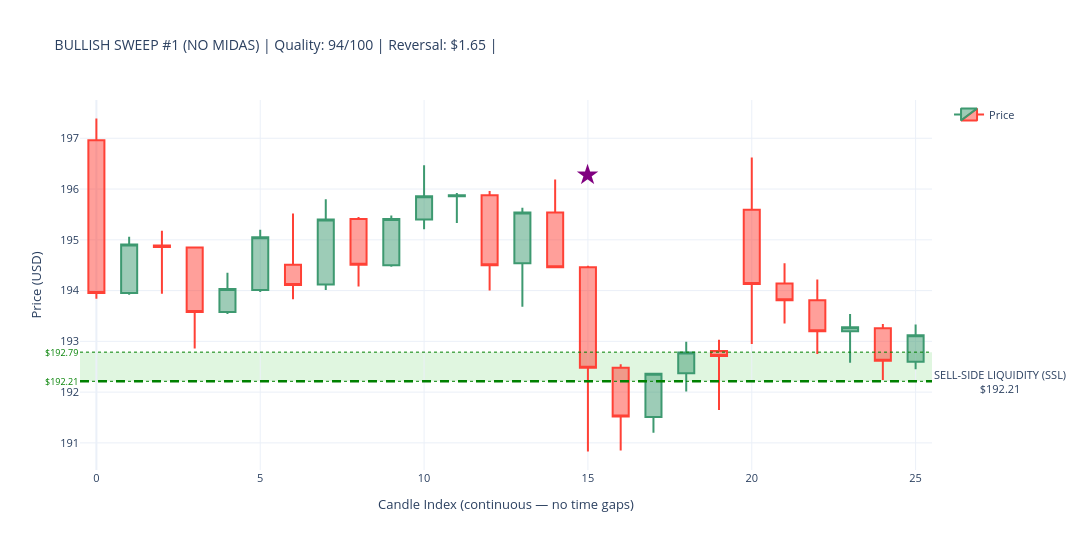
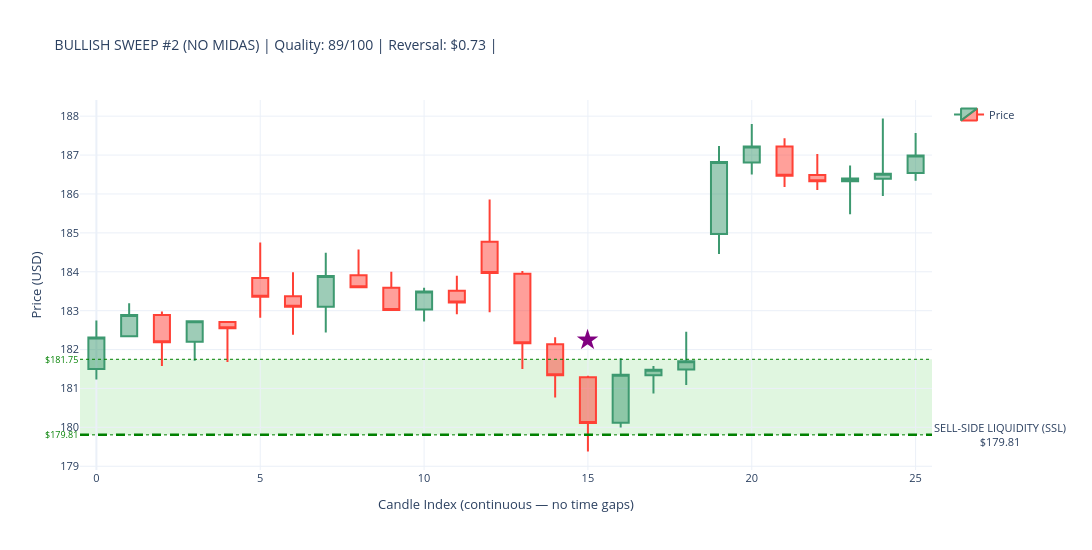
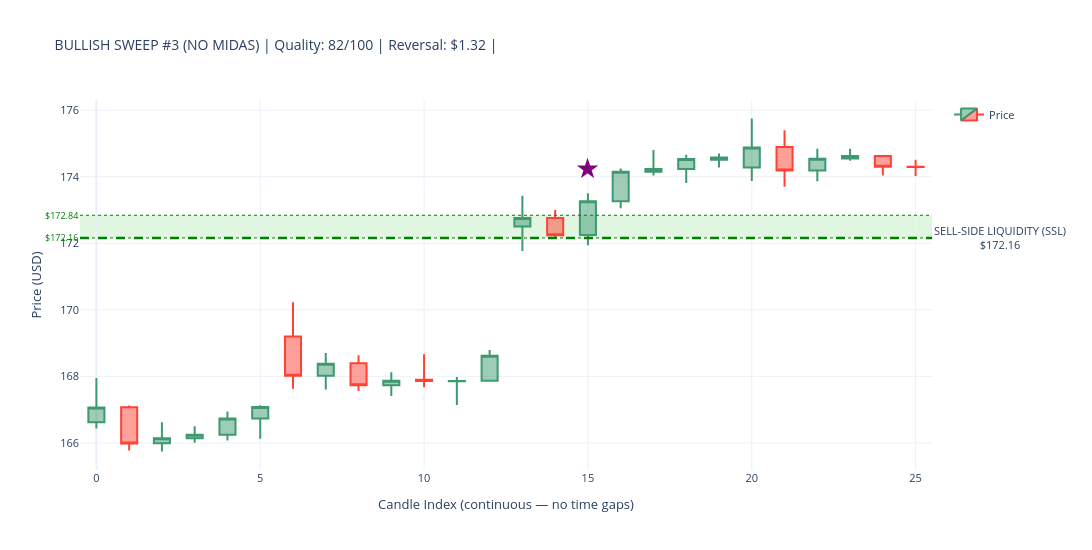
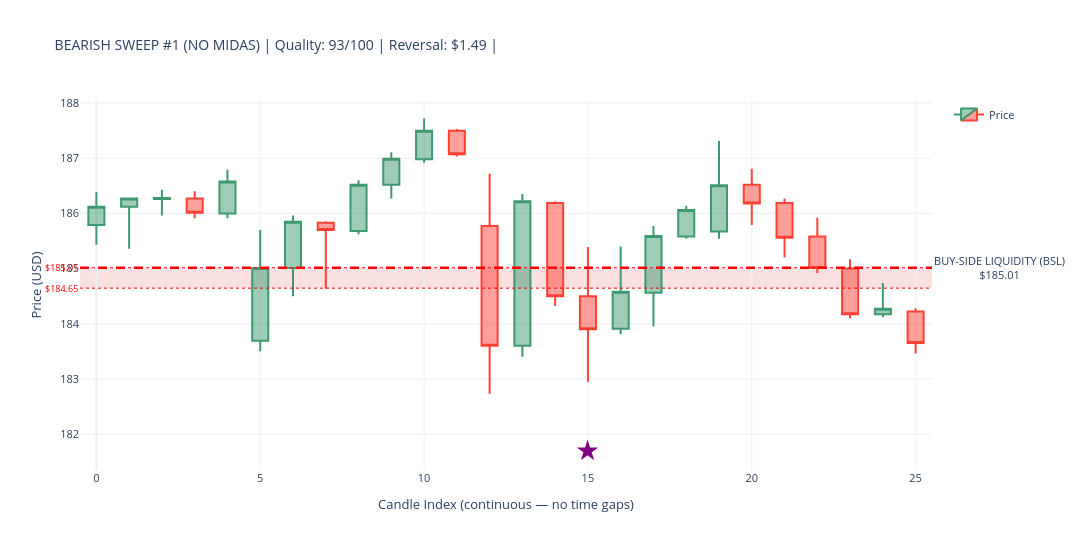

Notebook cell for these charts, in order:
### Code cell
# ---------------------------------------------------------------------------
# SWEEP DETECTION CANDLESTICK VISUALIZATIONS WITH LIQUIDITY ZONES
# ---------------------------------------------------------------------------

required_vars = ['sweeps_hourly_no_midas', 'sweeps_hourly_with_midas', 'hourly_data']
missing_vars  = [v for v in required_vars if v not in globals()]

if missing_vars:
    print(f"\n⚠ WARNING: Missing variables — {missing_vars}")
    print("Please execute Part 8 first. Skipping visualization...")
else:
    print("\n✓ All required variables present. Proceeding with visualization...")

if not missing_vars:

    print("\n" + "=" * 70)
    print("VISUALIZING TOP SWEEPS — CANDLESTICK CHARTS WITH LIQUIDITY ZONES")
    print("=" * 70)

    import plotly.graph_objects as go

    price_data = hourly_data.copy()
    print(f"\n✓ Hourly data: {len(price_data)} candles")
    print(f"  Date range: {price_data['timestamp'].min().date()} → "
          f"{price_data['timestamp'].max().date()}")

    print(f"\nSweep data check:")
    print(f"  NO MIDAS  : {len(sweeps_hourly_no_midas)} total sweeps")
    if len(sweeps_hourly_no_midas) > 0:
        print(f"    Bullish : {(sweeps_hourly_no_midas['sweep_type']=='BULLISH').sum()}")
        print(f"    Bearish : {(sweeps_hourly_no_midas['sweep_type']=='BEARISH').sum()}")
    print(f"  WITH MIDAS: {len(sweeps_hourly_with_midas)} total sweeps")
    if len(sweeps_hourly_with_midas) > 0:
        print(f"    Bullish : {(sweeps_hourly_with_midas['sweep_type']=='BULLISH').sum()}")
        print(f"    Bearish : {(sweeps_hourly_with_midas['sweep_type']=='BEARISH').sum()}")


    def make_candlestick_chart_with_zones(
        price_df, sweep_timestamp, zone_level,
        zone_top, zone_bottom,
        sweep_type, chart_title
    ):
        try:
            # ── exact-hour timestamp match ────────────────────────────────────
            sweep_ts       = pd.to_datetime(sweep_timestamp)
            sweep_ts_naive = sweep_ts.tz_localize(None) if sweep_ts.tzinfo else sweep_ts
            ts_col_naive   = pd.to_datetime(price_df['timestamp']).dt.tz_localize(None)

            exact = price_df[ts_col_naive == sweep_ts_naive]
            sweep_idx = exact.index[0] if len(exact) > 0 else (
                (ts_col_naive - sweep_ts_naive).abs().idxmin()
            )

            sweep_pos = price_df.index.get_loc(sweep_idx)
            start_pos = max(0, sweep_pos - 15)
            end_pos   = min(len(price_df) - 1, sweep_pos + 10)

            subset = price_df.iloc[start_pos : end_pos + 1].copy().reset_index(drop=True)
            subset['candle_idx'] = range(len(subset))

            # FIX: build hover text as a list — Candlestick uses `text`, not `hovertemplate`
            hover_texts = [
                (f"{row['timestamp'].strftime('%Y-%m-%d %H:%M')}<br>"
                 f"O: ${row['open']:.2f}  H: ${row['high']:.2f}<br>"
                 f"L: ${row['low']:.2f}   C: ${row['close']:.2f}")
                for _, row in subset.iterrows()
            ]

            # ── candlestick ───────────────────────────────────────────────────
            fig = go.Figure(data=[go.Candlestick(
                x=subset['candle_idx'],
                open=subset['open'],  high=subset['high'],
                low=subset['low'],    close=subset['close'],
                name='Price',
                text=hover_texts,          # ← was hovertemplate (unsupported)
                hoverinfo='text',          # tell Plotly to show our text on hover
            )])

            # ── ICT-correct zone labels + actual boundaries ───────────────────
            if sweep_type == 'BULLISH':
                fill_color = 'rgba(0,180,0,0.12)'
                line_color = 'green'
                zone_label = 'SELL-SIDE LIQUIDITY (SSL)'
            else:
                fill_color = 'rgba(220,0,0,0.12)'
                line_color = 'red'
                zone_label = 'BUY-SIDE LIQUIDITY (BSL)'

            fig.add_hrect(
                y0=zone_bottom, y1=zone_top,
                fillcolor=fill_color, opacity=1.0,
                layer='below', line_width=0,
            )
            fig.add_hline(
                y=zone_level,
                line_width=2.5, line_dash='dash', line_color=line_color,
                annotation_text=f'{zone_label}<br>${zone_level:.2f}',
                annotation_position='right',
                annotation=dict(font_size=11, bgcolor='rgba(255,255,255,0.85)')
            )
            for y_val in [zone_top, zone_bottom]:
                fig.add_hline(
                    y=y_val, line_width=1, line_dash='dot', line_color=line_color,
                    annotation_text=f'${y_val:.2f}', annotation_position='left',
                    annotation=dict(font_size=9, font_color=line_color)
                )

            # ── sweep marker ──────────────────────────────────────────────────
            sweep_subset_pos = sweep_pos - start_pos
            if 0 <= sweep_subset_pos < len(subset):
                row_c = subset.iloc[sweep_subset_pos]
                cr    = row_c['high'] - row_c['low']
                arrow_y = (row_c['high'] + cr * 0.5 if sweep_type == 'BULLISH'
                           else row_c['low'] - cr * 0.5)
                fig.add_annotation(
                    x=row_c['candle_idx'], y=arrow_y,
                    text='★', showarrow=False,
                    font=dict(size=28, color='purple'),
                    xanchor='center'
                )

            fig.update_layout(
                title=dict(text=chart_title, font=dict(size=14)),
                yaxis_title='Price (USD)',
                xaxis_title='Candle Index (continuous — no time gaps)',
                template='plotly_white',
                height=550, width=1150,
                hovermode='x unified',
                xaxis_rangeslider_visible=False,
                xaxis=dict(type='linear'),
                showlegend=True,
                font=dict(size=11),
                margin=dict(l=80, r=160, t=100, b=80),
            )
            return fig

        except Exception as e:
            print(f"      ✗ Error ({type(e).__name__}): {e}")
            return None


    def plot_sweep_set(sweeps_df, label):
        if sweeps_df.empty:
            print(f"\n✗ No sweeps in {label} dataset")
            return

        print(f"\n{'=' * 70}")
        print(f"{label} SWEEPS WITH LIQUIDITY ZONES")
        print('=' * 70)

        for sweep_type, side_label in [
            ('BULLISH', 'SSL Raids (demand zone sweeps — bullish reversal)'),
            ('BEARISH', 'BSL Raids (supply zone sweeps — bearish reversal)'),
        ]:
            subset = (
                sweeps_df[sweeps_df['sweep_type'] == sweep_type]
                .nlargest(3, 'sweep_quality_score')
            )
            print(f"\n{side_label}  ({len(subset)} shown):")

            for i, (_, row) in enumerate(subset.iterrows(), 1):
                z_top = float(row.get('zone_top',    row['zone_level'] * 1.005))
                z_bot = float(row.get('zone_bottom', row['zone_level'] * 0.995))

                title = (
                    f"{sweep_type} SWEEP #{i} ({label}) | "
                    f"Quality: {row['sweep_quality_score']:.0f}/100 | "
                    f"Reversal: ${row['reversal_distance']:.2f} | "
                )
                print(f"  {i}. {row['timestamp']}  zone=${row['zone_level']:.2f}")

                fig = make_candlestick_chart_with_zones(
                    price_data,
                    sweep_timestamp = row['timestamp'],
                    zone_level      = row['zone_level'],
                    zone_top        = z_top,
                    zone_bottom     = z_bot,
                    sweep_type      = sweep_type,
                    chart_title     = title,
                )
                if fig:
                    fig.show()
                else:
                    print("      → Could not create chart")


    plot_sweep_set(sweeps_hourly_no_midas,   'NO MIDAS')
    plot_sweep_set(sweeps_hourly_with_midas, 'WITH MIDAS')

    print("\n" + "=" * 70)
    print("✓ LIQUIDITY ZONE SWEEP VISUALIZATION COMPLETE")
    print("=" * 70)
    print("\nVISUAL LEGEND:")
    print("  🟢 GREEN ZONE : Demand zone — SSL raid (BULLISH sweep, reversal up)")
    print("  🔴 RED ZONE   : Supply zone — BSL raid (BEARISH sweep, reversal down)")
    print("  ★ Star        : Exact sweep detection candle")
    print("  - - Dashed    : Zone midline (zone_level)")
    print("  ··· Dotted    : Actual zone top / bottom boundaries")

### Figure 1 — Plotly figure (JSON) as saved in the notebook; plotly's stock layout.template omitted (floating-point values rounded to 4 significant figures)
{"data": [{"close": [193.9, 194.9, 194.9, 193.6, 194.0, 195.1, 194.1, 195.4, 194.5, 195.4, 195.9, 195.9, 194.5, 195.5, 194.5, 192.5, 191.5, 192.4, 192.8, 192.7, 194.1, 193.8, 193.2, 193.3, 192.6, 193.1], "high": [197.4, 195.1, 195.2, 194.8, 194.3, 195.2, 195.5, 195.8, 195.4, 195.5, 196.5, 195.9, 196.0, 195.6, 196.2, 194.5, 192.6, 192.4, 193.0, 193.0, 196.6, 194.5, 194.2, 193.5, 193.3, 193.3], "hoverinfo": "text", "low": [193.8, 193.9, 193.9, 192.9, 193.5, 194.0, 193.8, 194.0, 194.1, 194.5, 195.2, 195.3, 194.0, 193.7, 194.5, 190.8, 190.8, 191.2, 192.0, 191.7, 192.9, 193.3, 192.8, 192.6, 192.2, 192.4], "name": "Price", "open": [197.0, 193.9, 194.9, 194.8, 193.6, 194.0, 194.5, 194.1, 195.4, 194.5, 195.4, 195.9, 195.9, 194.5, 195.5, 194.5, 192.5, 191.5, 192.4, 192.8, 195.6, 194.1, 193.8, 193.2, 193.3, 192.6], "text": ["2024-07-11 10:30<br>O: $196.96  H: $197.39<br>L: $193.84   C: $193.95", "2024-07-11 11:30<br>O: $193.95  H: $195.06<br>L: $193.92   C: $194.91", "2024-07-11 12:30<br>O: $194.89  H: $195.18<br>L: $193.94   C: $194.86", "2024-07-11 13:30<br>O: $194.85  H: $194.85<br>L: $192.86   C: $193.58", "2024-07-11 14:30<br>O: $193.58  H: $194.35<br>L: $193.54   C: $194.03", "2024-07-11 15:30<br>O: $194.01  H: $195.20<br>L: $193.97   C: $195.05", "2024-07-12 09:30<br>O: $194.51  H: $195.52<br>L: $193.83   C: $194.11", "2024-07-12 10:30<br>O: $194.12  H: $195.80<br>L: $194.01   C: $195.40", "2024-07-12 11:30<br>O: $195.41  H: $195.45<br>L: $194.08   C: $194.51", "2024-07-12 12:30<br>O: $194.50  H: $195.48<br>L: $194.47   C: $195.41", "2024-07-12 13:30<br>O: $195.40  H: $196.47<br>L: $195.21   C: $195.86", "2024-07-12 14:30<br>O: $195.86  H: $195.92<br>L: $195.33   C: $195.88", "2024-07-12 15:30<br>O: $195.88  H: $195.96<br>L: $194.00   C: $194.50", "2024-07-15 09:30<br>O: $194.54  H: $195.63<br>L: $193.68   C: $195.54", "2024-07-15 10:30<br>O: $195.54  H: $196.19<br>L: $194.46   C: $194.46", "2024-07-15 11:30<br>O: $194.46  H: $194.49<br>L: $190.83   C: $192.48", "2024-07-15 12:30<br>O: $192.48  H: $192.55<br>L: $190.85   C: $191.52", "2024-07-15 13:30<br>O: $191.51  H: $192.38<br>L: $191.20   C: $192.36", "2024-07-15 14:30<br>O: $192.37  H: $192.99<br>L: $192.01   C: $192.78", "2024-07-15 15:30<br>O: $192.81  H: $193.03<br>L: $191.65   C: $192.71", "2024-07-16 09:30<br>O: $195.59  H: $196.62<br>L: $192.95   C: $194.13", "2024-07-16 10:30<br>O: $194.14  H: $194.54<br>L: $193.35   C: $193.81", "2024-07-16 11:30<br>O: $193.81  H: $194.22<br>L: $192.75   C: $193.20", "2024-07-16 12:30<br>O: $193.20  H: $193.54<br>L: $192.58   C: $193.28", "2024-07-16 13:30<br>O: $193.26  H: $193.34<br>L: $192.24   C: $192.62", "2024-07-16 14:30<br>O: $192.60  H: $193.33<br>L: $192.45   C: $193.12"], "type": "candlestick", "x": [0, 1, 2, 3, 4, 5, 6, 7, 8, 9, 10, 11, 12, 13, 14, 15, 16, 17, 18, 19, 20, 21, 22, 23, 24, 25]}], "layout": {"annotations": [{"bgcolor": "rgba(255,255,255,0.85)", "font": {"size": 11}, "showarrow": false, "text": "SELL-SIDE LIQUIDITY (SSL)<br>$192.21", "x": 1, "xanchor": "left", "xref": "x domain", "y": 192.2, "yanchor": "middle", "yref": "y"}, {"font": {"color": "green", "size": 9}, "showarrow": false, "text": "$192.79", "x": 0, "xanchor": "right", "xref": "x domain", "y": 192.8, "yanchor": "middle", "yref": "y"}, {"font": {"color": "green", "size": 9}, "showarrow": false, "text": "$192.21", "x": 0, "xanchor": "right", "xref": "x domain", "y": 192.2, "yanchor": "middle", "yref": "y"}, {"font": {"color": "purple", "size": 28}, "showarrow": false, "text": "★", "x": 15, "xanchor": "center", "y": 196.3}], "font": {"size": 11}, "height": 550, "hovermode": "x unified", "margin": {"b": 80, "l": 80, "r": 160, "t": 100}, "shapes": [{"fillcolor": "rgba(0,180,0,0.12)", "layer": "below", "line": {"width": 0}, "opacity": 1, "type": "rect", "x0": 0, "x1": 1, "xref": "x domain", "y0": 192.2, "y1": 192.8, "yref": "y"}, {"line": {"color": "green", "dash": "dash", "width": 2.5}, "type": "line", "x0": 0, "x1": 1, "xref": "x domain", "y0": 192.2, "y1": 192.2, "yref": "y"}, {"line": {"color": "green", "dash": "dot", "width": 1}, "type": "line", "x0": 0, "x1": 1, "xref": "x domain", "y0": 192.8, "y1": 192.8, "yref": "y"}, {"line": {"color": "green", "dash": "dot", "width": 1}, "type": "line", "x0": 0, "x1": 1, "xref": "x domain", "y0": 192.2, "y1": 192.2, "yref": "y"}], "showlegend": true, "title": {"font": {"size": 14}, "text": "BULLISH SWEEP #1 (NO MIDAS) | Quality: 94/100 | Reversal: $1.65 | "}, "width": 1150, "xaxis": {"rangeslider": {"visible": false}, "title": {"text": "Candle Index (continuous — no time gaps)"}, "type": "linear"}, "yaxis": {"title": {"text": "Price (USD)"}}}}

### Figure 2 — Plotly figure (JSON) as saved in the notebook; plotly's stock layout.template omitted (floating-point values rounded to 4 significant figures)
{"data": [{"close": [182.3, 182.9, 182.2, 182.7, 182.6, 183.4, 183.1, 183.9, 183.6, 183.0, 183.5, 183.2, 184.0, 182.2, 181.3, 180.1, 181.3, 181.5, 181.7, 186.8, 187.2, 186.5, 186.3, 186.4, 186.5, 187.0], "high": [182.8, 183.2, 183.0, 182.7, 182.7, 184.8, 184.0, 184.5, 184.6, 184.0, 183.6, 183.9, 185.9, 184.0, 182.3, 181.3, 181.8, 181.6, 182.5, 187.2, 187.8, 187.4, 187.0, 186.7, 187.9, 187.6], "hoverinfo": "text", "low": [181.2, 182.3, 181.6, 181.7, 181.7, 182.8, 182.4, 182.4, 183.6, 183.0, 182.7, 182.9, 183.0, 181.5, 180.8, 179.4, 180.0, 180.9, 181.1, 184.5, 186.5, 186.2, 186.1, 185.5, 185.9, 186.3], "name": "Price", "open": [181.5, 182.3, 182.9, 182.2, 182.7, 183.8, 183.4, 183.1, 183.9, 183.6, 183.0, 183.5, 184.8, 183.9, 182.1, 181.3, 180.1, 181.3, 181.5, 185.0, 186.8, 187.2, 186.5, 186.3, 186.4, 186.5], "text": ["2024-07-26 11:30<br>O: $181.50  H: $182.75<br>L: $181.23   C: $182.31", "2024-07-26 12:30<br>O: $182.34  H: $183.19<br>L: $182.33   C: $182.89", "2024-07-26 13:30<br>O: $182.89  H: $182.98<br>L: $181.58   C: $182.19", "2024-07-26 14:30<br>O: $182.20  H: $182.73<br>L: $181.71   C: $182.73", "2024-07-26 15:30<br>O: $182.71  H: $182.72<br>L: $181.68   C: $182.55", "2024-07-29 09:30<br>O: $183.84  H: $184.75<br>L: $182.82   C: $183.36", "2024-07-29 10:30<br>O: $183.37  H: $183.99<br>L: $182.38   C: $183.10", "2024-07-29 11:30<br>O: $183.10  H: $184.49<br>L: $182.44   C: $183.89", "2024-07-29 12:30<br>O: $183.91  H: $184.57<br>L: $183.60   C: $183.60", "2024-07-29 13:30<br>O: $183.59  H: $184.00<br>L: $182.99   C: $183.02", "2024-07-29 14:30<br>O: $183.03  H: $183.59<br>L: $182.72   C: $183.49", "2024-07-29 15:30<br>O: $183.51  H: $183.90<br>L: $182.91   C: $183.21", "2024-07-30 09:30<br>O: $184.77  H: $185.86<br>L: $182.96   C: $183.97", "2024-07-30 10:30<br>O: $183.95  H: $184.02<br>L: $181.50   C: $182.16", "2024-07-30 11:30<br>O: $182.14  H: $182.32<br>L: $180.77   C: $181.34", "2024-07-30 12:30<br>O: $181.29  H: $181.33<br>L: $179.38   C: $180.11", "2024-07-30 13:30<br>O: $180.12  H: $181.78<br>L: $180.00   C: $181.35", "2024-07-30 14:30<br>O: $181.34  H: $181.58<br>L: $180.87   C: $181.48", "2024-07-30 15:30<br>O: $181.49  H: $182.46<br>L: $181.09   C: $181.70", "2024-07-31 09:30<br>O: $184.97  H: $187.23<br>L: $184.46   C: $186.82", "2024-07-31 10:30<br>O: $186.81  H: $187.80<br>L: $186.50   C: $187.22", "2024-07-31 11:30<br>O: $187.22  H: $187.43<br>L: $186.18   C: $186.47", "2024-07-31 12:30<br>O: $186.49  H: $187.03<br>L: $186.10   C: $186.33", "2024-07-31 13:30<br>O: $186.33  H: $186.73<br>L: $185.48   C: $186.40", "2024-07-31 14:30<br>O: $186.39  H: $187.94<br>L: $185.95   C: $186.52", "2024-07-31 15:30<br>O: $186.54  H: $187.57<br>L: $186.34   C: $186.99"], "type": "candlestick", "x": [0, 1, 2, 3, 4, 5, 6, 7, 8, 9, 10, 11, 12, 13, 14, 15, 16, 17, 18, 19, 20, 21, 22, 23, 24, 25]}], "layout": {"annotations": [{"bgcolor": "rgba(255,255,255,0.85)", "font": {"size": 11}, "showarrow": false, "text": "SELL-SIDE LIQUIDITY (SSL)<br>$179.81", "x": 1, "xanchor": "left", "xref": "x domain", "y": 179.8, "yanchor": "middle", "yref": "y"}, {"font": {"color": "green", "size": 9}, "showarrow": false, "text": "$181.75", "x": 0, "xanchor": "right", "xref": "x domain", "y": 181.8, "yanchor": "middle", "yref": "y"}, {"font": {"color": "green", "size": 9}, "showarrow": false, "text": "$179.81", "x": 0, "xanchor": "right", "xref": "x domain", "y": 179.8, "yanchor": "middle", "yref": "y"}, {"font": {"color": "purple", "size": 28}, "showarrow": false, "text": "★", "x": 15, "xanchor": "center", "y": 182.3}], "font": {"size": 11}, "height": 550, "hovermode": "x unified", "margin": {"b": 80, "l": 80, "r": 160, "t": 100}, "shapes": [{"fillcolor": "rgba(0,180,0,0.12)", "layer": "below", "line": {"width": 0}, "opacity": 1, "type": "rect", "x0": 0, "x1": 1, "xref": "x domain", "y0": 179.8, "y1": 181.8, "yref": "y"}, {"line": {"color": "green", "dash": "dash", "width": 2.5}, "type": "line", "x0": 0, "x1": 1, "xref": "x domain", "y0": 179.8, "y1": 179.8, "yref": "y"}, {"line": {"color": "green", "dash": "dot", "width": 1}, "type": "line", "x0": 0, "x1": 1, "xref": "x domain", "y0": 181.8, "y1": 181.8, "yref": "y"}, {"line": {"color": "green", "dash": "dot", "width": 1}, "type": "line", "x0": 0, "x1": 1, "xref": "x domain", "y0": 179.8, "y1": 179.8, "yref": "y"}], "showlegend": true, "title": {"font": {"size": 14}, "text": "BULLISH SWEEP #2 (NO MIDAS) | Quality: 89/100 | Reversal: $0.73 | "}, "width": 1150, "xaxis": {"rangeslider": {"visible": false}, "title": {"text": "Candle Index (continuous — no time gaps)"}, "type": "linear"}, "yaxis": {"title": {"text": "Price (USD)"}}}}

### Figure 3 — Plotly figure (JSON) as saved in the notebook; plotly's stock layout.template omitted (floating-point values rounded to 4 significant figures)
{"data": [{"close": [167.1, 166.0, 166.1, 166.2, 166.7, 167.1, 168.0, 168.4, 167.7, 167.9, 167.9, 167.9, 168.6, 172.8, 172.2, 173.3, 174.2, 174.2, 174.5, 174.6, 174.9, 174.2, 174.5, 174.6, 174.3, 174.3], "high": [167.9, 167.1, 166.6, 166.5, 166.9, 167.1, 170.2, 168.7, 168.6, 168.1, 168.7, 168.0, 168.8, 173.4, 173.0, 173.5, 174.2, 174.8, 174.7, 174.7, 175.8, 175.4, 174.8, 174.8, 174.6, 174.5], "hoverinfo": "text", "low": [166.4, 165.8, 165.7, 166.0, 166.1, 166.1, 167.6, 167.6, 167.6, 167.4, 167.7, 167.1, 167.9, 171.8, 172.2, 171.9, 173.1, 174.0, 173.8, 174.3, 173.9, 173.7, 173.9, 174.5, 174.0, 174.0], "name": "Price", "open": [166.6, 167.1, 166.0, 166.1, 166.2, 166.7, 169.2, 168.0, 168.4, 167.7, 167.9, 167.8, 167.9, 172.5, 172.8, 172.2, 173.3, 174.2, 174.2, 174.5, 174.3, 174.9, 174.2, 174.6, 174.6, 174.3], "text": ["2024-02-20 10:30<br>O: $166.62  H: $167.95<br>L: $166.43   C: $167.06", "2024-02-20 11:30<br>O: $167.07  H: $167.12<br>L: $165.77   C: $165.98", "2024-02-20 12:30<br>O: $165.99  H: $166.62<br>L: $165.74   C: $166.14", "2024-02-20 13:30<br>O: $166.14  H: $166.50<br>L: $166.00   C: $166.24", "2024-02-20 14:30<br>O: $166.24  H: $166.94<br>L: $166.07   C: $166.73", "2024-02-20 15:30<br>O: $166.73  H: $167.13<br>L: $166.12   C: $167.08", "2024-02-21 09:30<br>O: $169.20  H: $170.23<br>L: $167.63   C: $168.02", "2024-02-21 10:30<br>O: $168.02  H: $168.70<br>L: $167.60   C: $168.38", "2024-02-21 11:30<br>O: $168.39  H: $168.63<br>L: $167.56   C: $167.73", "2024-02-21 12:30<br>O: $167.73  H: $168.12<br>L: $167.41   C: $167.87", "2024-02-21 13:30<br>O: $167.90  H: $168.66<br>L: $167.67   C: $167.86", "2024-02-21 14:30<br>O: $167.85  H: $167.98<br>L: $167.14   C: $167.86", "2024-02-21 15:30<br>O: $167.87  H: $168.79<br>L: $167.87   C: $168.62", "2024-02-22 09:30<br>O: $172.50  H: $173.43<br>L: $171.77   C: $172.76", "2024-02-22 10:30<br>O: $172.76  H: $173.00<br>L: $172.16   C: $172.24", "2024-02-22 11:30<br>O: $172.25  H: $173.50<br>L: $171.94   C: $173.26", "2024-02-22 12:30<br>O: $173.26  H: $174.25<br>L: $173.05   C: $174.15", "2024-02-22 13:30<br>O: $174.15  H: $174.80<br>L: $174.04   C: $174.23", "2024-02-22 14:30<br>O: $174.23  H: $174.66<br>L: $173.81   C: $174.53", "2024-02-22 15:30<br>O: $174.51  H: $174.70<br>L: $174.28   C: $174.58", "2024-02-23 09:30<br>O: $174.28  H: $175.75<br>L: $173.87   C: $174.88", "2024-02-23 10:30<br>O: $174.89  H: $175.40<br>L: $173.70   C: $174.19", "2024-02-23 11:30<br>O: $174.19  H: $174.84<br>L: $173.86   C: $174.54", "2024-02-23 12:30<br>O: $174.55  H: $174.84<br>L: $174.48   C: $174.62", "2024-02-23 13:30<br>O: $174.62  H: $174.63<br>L: $174.04   C: $174.30", "2024-02-23 14:30<br>O: $174.30  H: $174.51<br>L: $174.02   C: $174.29"], "type": "candlestick", "x": [0, 1, 2, 3, 4, 5, 6, 7, 8, 9, 10, 11, 12, 13, 14, 15, 16, 17, 18, 19, 20, 21, 22, 23, 24, 25]}], "layout": {"annotations": [{"bgcolor": "rgba(255,255,255,0.85)", "font": {"size": 11}, "showarrow": false, "text": "SELL-SIDE LIQUIDITY (SSL)<br>$172.16", "x": 1, "xanchor": "left", "xref": "x domain", "y": 172.2, "yanchor": "middle", "yref": "y"}, {"font": {"color": "green", "size": 9}, "showarrow": false, "text": "$172.84", "x": 0, "xanchor": "right", "xref": "x domain", "y": 172.8, "yanchor": "middle", "yref": "y"}, {"font": {"color": "green", "size": 9}, "showarrow": false, "text": "$172.16", "x": 0, "xanchor": "right", "xref": "x domain", "y": 172.2, "yanchor": "middle", "yref": "y"}, {"font": {"color": "purple", "size": 28}, "showarrow": false, "text": "★", "x": 15, "xanchor": "center", "y": 174.3}], "font": {"size": 11}, "height": 550, "hovermode": "x unified", "margin": {"b": 80, "l": 80, "r": 160, "t": 100}, "shapes": [{"fillcolor": "rgba(0,180,0,0.12)", "layer": "below", "line": {"width": 0}, "opacity": 1, "type": "rect", "x0": 0, "x1": 1, "xref": "x domain", "y0": 172.2, "y1": 172.8, "yref": "y"}, {"line": {"color": "green", "dash": "dash", "width": 2.5}, "type": "line", "x0": 0, "x1": 1, "xref": "x domain", "y0": 172.2, "y1": 172.2, "yref": "y"}, {"line": {"color": "green", "dash": "dot", "width": 1}, "type": "line", "x0": 0, "x1": 1, "xref": "x domain", "y0": 172.8, "y1": 172.8, "yref": "y"}, {"line": {"color": "green", "dash": "dot", "width": 1}, "type": "line", "x0": 0, "x1": 1, "xref": "x domain", "y0": 172.2, "y1": 172.2, "yref": "y"}], "showlegend": true, "title": {"font": {"size": 14}, "text": "BULLISH SWEEP #3 (NO MIDAS) | Quality: 82/100 | Reversal: $1.32 | "}, "width": 1150, "xaxis": {"rangeslider": {"visible": false}, "title": {"text": "Candle Index (continuous — no time gaps)"}, "type": "linear"}, "yaxis": {"title": {"text": "Price (USD)"}}}}

### Figure 4 — Plotly figure (JSON) as saved in the notebook; plotly's stock layout.template omitted (floating-point values rounded to 4 significant figures)
{"data": [{"close": [186.1, 186.3, 186.3, 186.0, 186.6, 185.0, 185.8, 185.7, 186.5, 187.0, 187.5, 187.1, 183.6, 186.2, 184.5, 183.9, 184.6, 185.6, 186.1, 186.5, 186.2, 185.6, 185.0, 184.2, 184.3, 183.7], "high": [186.4, 186.3, 186.4, 186.4, 186.8, 185.7, 186.0, 185.9, 186.6, 187.1, 187.7, 187.5, 186.7, 186.3, 186.2, 185.4, 185.4, 185.8, 186.1, 187.3, 186.8, 186.3, 185.9, 185.2, 184.7, 184.3], "hoverinfo": "text", "low": [185.4, 185.4, 186.0, 185.9, 185.9, 183.5, 184.5, 184.6, 185.6, 186.3, 186.9, 187.0, 182.7, 183.4, 184.3, 182.9, 183.8, 183.9, 185.5, 185.5, 185.8, 185.2, 184.9, 184.1, 184.1, 183.5], "name": "Price", "open": [185.8, 186.1, 186.3, 186.3, 186.0, 183.7, 185.0, 185.8, 185.7, 186.5, 187.0, 187.5, 185.8, 183.6, 186.2, 184.5, 183.9, 184.6, 185.6, 185.7, 186.5, 186.2, 185.6, 185.0, 184.2, 184.2], "text": ["2024-05-13 11:30<br>O: $185.79  H: $186.39<br>L: $185.43   C: $186.12", "2024-05-13 12:30<br>O: $186.12  H: $186.29<br>L: $185.36   C: $186.27", "2024-05-13 13:30<br>O: $186.26  H: $186.43<br>L: $185.96   C: $186.28", "2024-05-13 14:30<br>O: $186.27  H: $186.40<br>L: $185.91   C: $186.01", "2024-05-13 15:30<br>O: $186.00  H: $186.79<br>L: $185.91   C: $186.58", "2024-05-14 09:30<br>O: $183.69  H: $185.70<br>L: $183.50   C: $185.01", "2024-05-14 10:30<br>O: $185.01  H: $185.96<br>L: $184.50   C: $185.85", "2024-05-14 11:30<br>O: $185.83  H: $185.86<br>L: $184.64   C: $185.70", "2024-05-14 12:30<br>O: $185.68  H: $186.60<br>L: $185.62   C: $186.52", "2024-05-14 13:30<br>O: $186.52  H: $187.11<br>L: $186.27   C: $186.99", "2024-05-14 14:30<br>O: $186.98  H: $187.72<br>L: $186.92   C: $187.50", "2024-05-14 15:30<br>O: $187.50  H: $187.53<br>L: $187.03   C: $187.07", "2024-05-15 09:30<br>O: $185.77  H: $186.72<br>L: $182.73   C: $183.60", "2024-05-15 10:30<br>O: $183.60  H: $186.35<br>L: $183.40   C: $186.22", "2024-05-15 11:30<br>O: $186.19  H: $186.22<br>L: $184.32   C: $184.50", "2024-05-15 12:30<br>O: $184.50  H: $185.39<br>L: $182.95   C: $183.90", "2024-05-15 13:30<br>O: $183.91  H: $185.40<br>L: $183.81   C: $184.58", "2024-05-15 14:30<br>O: $184.56  H: $185.77<br>L: $183.95   C: $185.59", "2024-05-15 15:30<br>O: $185.58  H: $186.14<br>L: $185.54   C: $186.06", "2024-05-16 09:30<br>O: $185.67  H: $187.31<br>L: $185.54   C: $186.51", "2024-05-16 10:30<br>O: $186.52  H: $186.81<br>L: $185.79   C: $186.18", "2024-05-16 11:30<br>O: $186.19  H: $186.27<br>L: $185.20   C: $185.56", "2024-05-16 12:30<br>O: $185.58  H: $185.92<br>L: $184.92   C: $185.01", "2024-05-16 13:30<br>O: $185.00  H: $185.17<br>L: $184.10   C: $184.17", "2024-05-16 14:30<br>O: $184.17  H: $184.74<br>L: $184.12   C: $184.27", "2024-05-16 15:30<br>O: $184.22  H: $184.28<br>L: $183.46   C: $183.65"], "type": "candlestick", "x": [0, 1, 2, 3, 4, 5, 6, 7, 8, 9, 10, 11, 12, 13, 14, 15, 16, 17, 18, 19, 20, 21, 22, 23, 24, 25]}], "layout": {"annotations": [{"bgcolor": "rgba(255,255,255,0.85)", "font": {"size": 11}, "showarrow": false, "text": "BUY-SIDE LIQUIDITY (BSL)<br>$185.01", "x": 1, "xanchor": "left", "xref": "x domain", "y": 185.0, "yanchor": "middle", "yref": "y"}, {"font": {"color": "red", "size": 9}, "showarrow": false, "text": "$185.01", "x": 0, "xanchor": "right", "xref": "x domain", "y": 185.0, "yanchor": "middle", "yref": "y"}, {"font": {"color": "red", "size": 9}, "showarrow": false, "text": "$184.65", "x": 0, "xanchor": "right", "xref": "x domain", "y": 184.6, "yanchor": "middle", "yref": "y"}, {"font": {"color": "purple", "size": 28}, "showarrow": false, "text": "★", "x": 15, "xanchor": "center", "y": 181.7}], "font": {"size": 11}, "height": 550, "hovermode": "x unified", "margin": {"b": 80, "l": 80, "r": 160, "t": 100}, "shapes": [{"fillcolor": "rgba(220,0,0,0.12)", "layer": "below", "line": {"width": 0}, "opacity": 1, "type": "rect", "x0": 0, "x1": 1, "xref": "x domain", "y0": 184.6, "y1": 185.0, "yref": "y"}, {"line": {"color": "red", "dash": "dash", "width": 2.5}, "type": "line", "x0": 0, "x1": 1, "xref": "x domain", "y0": 185.0, "y1": 185.0, "yref": "y"}, {"line": {"color": "red", "dash": "dot", "width": 1}, "type": "line", "x0": 0, "x1": 1, "xref": "x domain", "y0": 185.0, "y1": 185.0, "yref": "y"}, {"line": {"color": "red", "dash": "dot", "width": 1}, "type": "line", "x0": 0, "x1": 1, "xref": "x domain", "y0": 184.6, "y1": 184.6, "yref": "y"}], "showlegend": true, "title": {"font": {"size": 14}, "text": "BEARISH SWEEP #1 (NO MIDAS) | Quality: 93/100 | Reversal: $1.49 | "}, "width": 1150, "xaxis": {"rangeslider": {"visible": false}, "title": {"text": "Candle Index (continuous — no time gaps)"}, "type": "linear"}, "yaxis": {"title": {"text": "Price (USD)"}}}}
